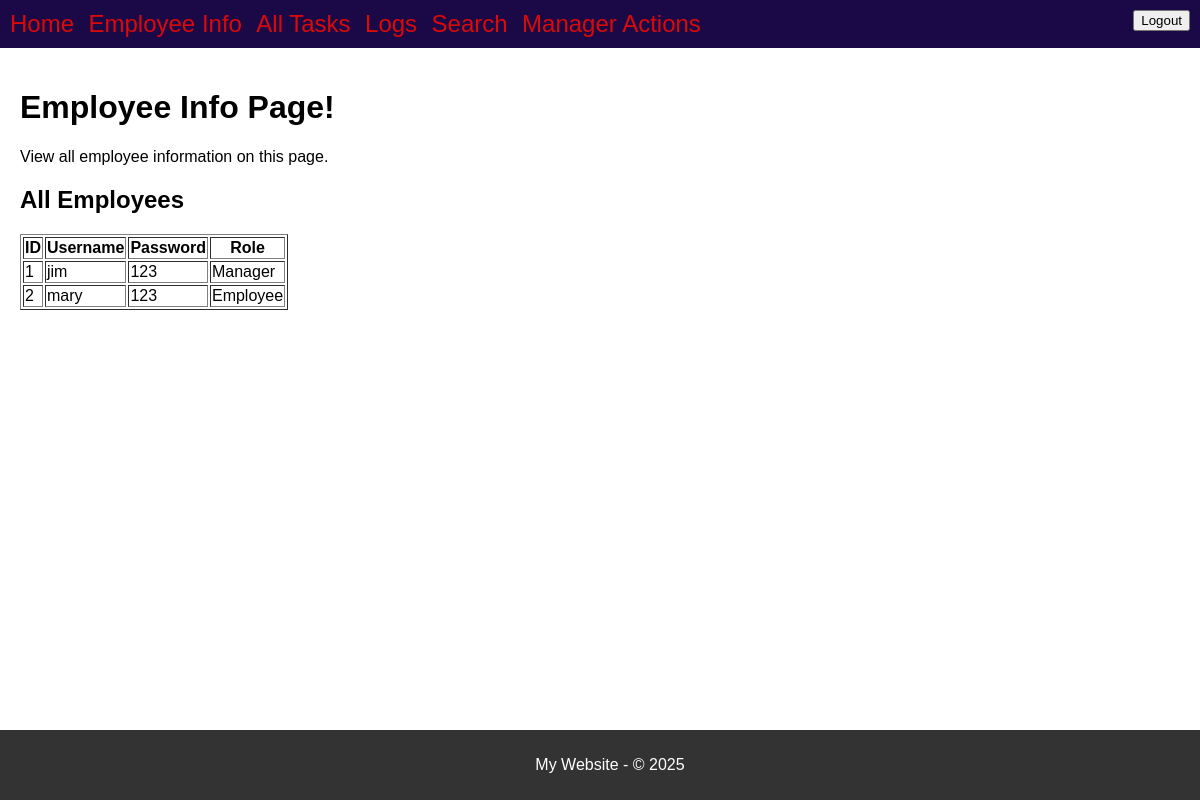
/employees (signed in), run on an earlier commit of the app's database.
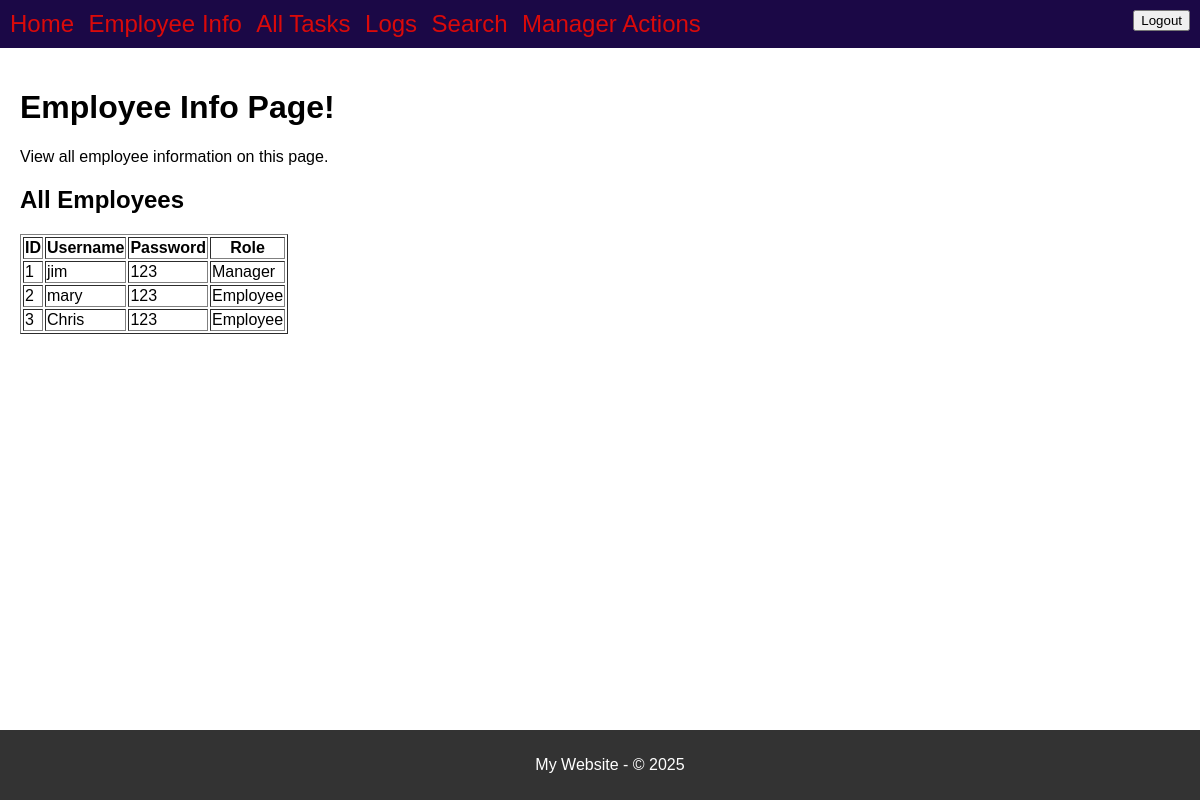
And on a later commit of the database.
### model.py (models this page shows, shortened)
class Users(db.Model):
    __tablename__ = 'Users'
    id = db.Column(db.Integer, primary_key=True)
    username = db.Column(db.String(100), nullable=False, unique=True)
    password = db.Column(db.String(100), nullable=False)
    role = db.Column(db.String(50), nullable=False)

### routes.py (the view)
@app.route('/employees', methods=['GET'])
def display_employees():
    if CS.notLoggedIn():
        return redirect(url_for("display_login"))
    employees = Users.query.all()
    employee_columns = [column.name for column in Users.__table__.columns]
    return render_template(
        "employees.html",
        title="Employee Info Page!",
        content="View all employee information on this page.",
        employees=employees,
        employee_columns=employee_columns,
        CS=CS
    )

### current_session.py (called while the page is built)
    @staticmethod
    def isLoggedIn():
        status = "username" in session
        return status

    @staticmethod
    def notLoggedIn():
        return not CurrentSession.isLoggedIn()

    @staticmethod
    def getRole():
        return userRole

    @staticmethod
    def getUsername():
        username = session.get("username", None)  # Get username from session
        return username

### Templates/employees.html (shortened to what this page needs)
{% extends "base.html" %}
{% block page_title %}
    {{ title }}
{% endblock %}
{% block content %}
    <p>{{ content }}</p>
    <h2>All Employees</h2>
    {% if employees %}
        <table border="1">
            <thead>
                <tr>
                    <th>ID</th>
                    <th>Username</th>
                    <th>Password</th>
                    <th>Role</th>
                </tr>
            </thead>
            <tbody>
                {% for employee in employees %}
                    <tr>
                        <td>{{ employee.id }}</td>
                        <td>{{ employee.username }}</td>
                        <td>{{ employee.password }}</td>
                        <td>{{ employee.role }}</td>
                    </tr>
                {% endfor %}
            </tbody>
        </table>
    {% else %}
        <p>No employees found in the database.</p>
    {% endif %}
{% endblock %}

### Templates/base.html (shortened to what this page needs)
<!DOCTYPE html>
<html lang="en">
<head>
    <link rel="stylesheet" href="{{ url_for('static', filename='style.css')}}">
</head>
<body>
    <header>
        <nav>
            <a href="/index" class="nav-links">Home</a>
            <a href="/employees" class="nav-links">Employee Info</a>
            <a href="/all-tasks" class="nav-links">All Tasks</a>
            <a href="/log" class="nav-links">Logs</a>
            <a href="/search" class="nav-links">Search</a>
            {% if CS.getRole().lower() == "manager" %}
            <a href="/manager-actions" class="nav-links">Manager Actions</a>
            {% endif %}
        </nav>
        <nav>
            <button onclick="window.location.href='/logout'">Logout</button>
        </nav>
    </header>
    <main>
        <h1>{% block page_title %}{% endblock %}</h1>
        {% block content %}{% endblock %}
    </main>
    <footer>
        <p>My Website - © 2025</p>
    </footer>
</body>
</html>

### Styles/style.css (style rules this page uses)
body { font-family: sans-serif; margin: 0; padding: 0; }
header { background-color: #1b0846; padding: 10px; display: flex; justify-content:space-between; }
nav a { margin-right: 10px; text-decoration: none; color: #da0a0a; }
main { padding: 20px; }
.nav-links { font-size:1.5em; }
footer { background-color: #333; color: white; text-align: center; padding: 10px; position: fixed; bottom: 0; width: 100%; }

What changed in the data, as far as the page shows it:
added Users: id "3", username "Chris", password "123", role "Employee"
